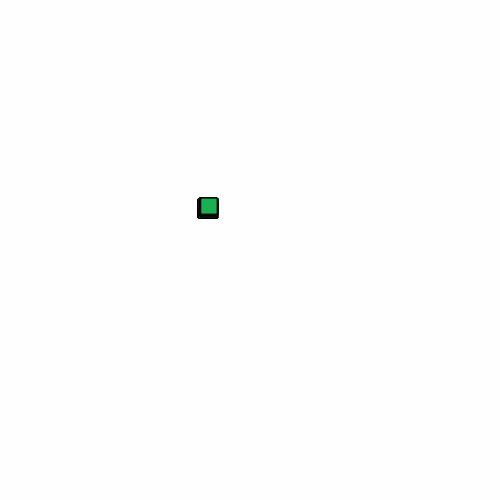
Frame 1 (no input)
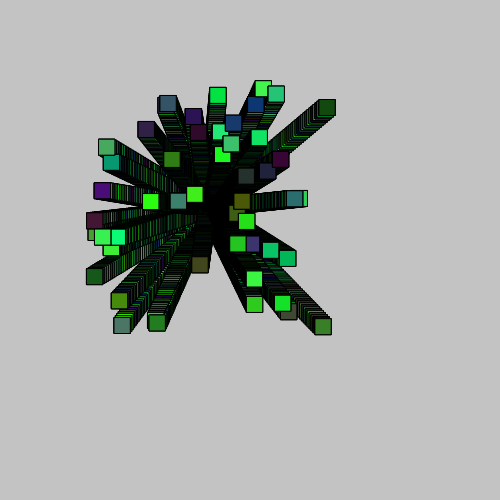
Frame 60 (no input)
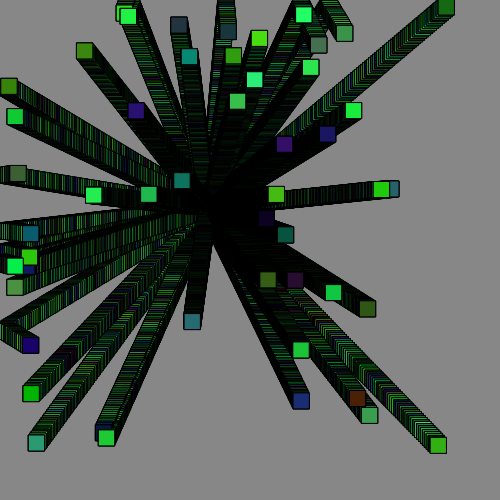
Frame 120 (the mouse pressed at the canvas centre since frame 60)

The p5.js sketch that drew these frames (run headless with seeded random() and noise() and a simulated clock; from frame 60 on, the mouse is pressed at the canvas centre):

// p5.js sketch
// ── sketch.js
class Bouncy {

  
  constructor( size, posX, posY, vitX, vitY ){
    this.size = size;
    this.posX = posX;
    this.posY = posY;
    this.vitX = vitX;
    this.vitY = vitY;
    
  } //fin constructor
  
  bouger (){
    this.posX = this.posX + this.vitX;
    this.posY += this.vitY;
  }

  rebondir(){
    if( this.posX + this.size > width || this.posX < 0 ){
      this.vitX = this.vitX * -1;
    }
    if( this.posY + this.size > height || this.posY < 0 ){
      this.vitY *= -1;  // vitY = vitY * -1;
    }
  }
  
  afficher(){
    
    let R = random(75)
    let V = random(255)
    let B = random(120)
    
    fill(R,V,B)
    square(this.posX, this.posY, this.size);
    square(this.posX, this.posY, this.size);
    square(this.posX, this.posY, this.size);
  }
  
  update(){
    this.bouger();
    this.rebondir();
    this.afficher();
  }
  
} //Bouncy class

let machin = new Bouncy(16,100,200,2,5);
let grouille = new Bouncy(19,150,200,3,6);
let truc = new Bouncy(48,100,250,2,3);

let mesBouncies = [];

//mesBouncies[0] = new Bouncy(16,100,200,1.2,1.7)
//mesBouncies[1] = new Bouncy(16,100,200,1.3,-1.2)
//mesBouncies[2] = new Bouncy(16,100,200,2,1.5)

function setup() {
  createCanvas(500, 500);
  frameRate: 120;
  
  for(let i = 0; i < 50; i++){
    //console.log(i);
    mesBouncies[i] = new Bouncy(16,200,200,random(-2,2), random(-2,2))
  }
}

function draw() {
  background(0,0.8);
  for(let i = 0; i < mesBouncies.length; i++){
    mesBouncies[i].update();
  }
}
